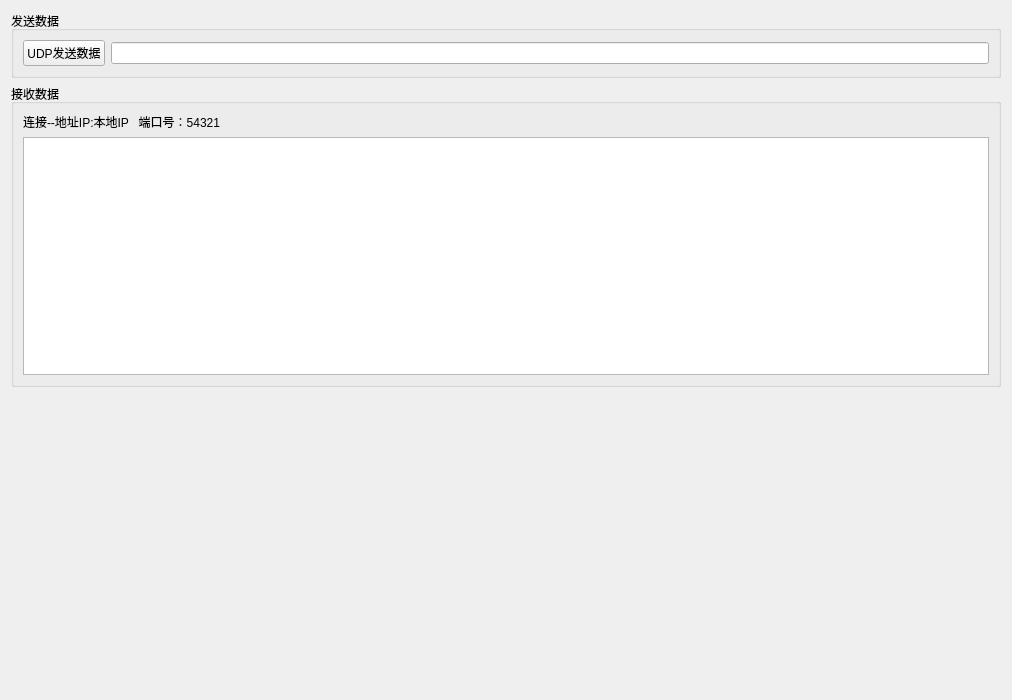
<?xml version="1.0" encoding="UTF-8"?>
<ui version="4.0">
 <class>auto_udp</class>
 <widget class="QWidget" name="auto_udp">
  <property name="geometry">
   <rect>
    <x>0</x>
    <y>0</y>
    <width>1012</width>
    <height>700</height>
   </rect>
  </property>
  <property name="windowTitle">
   <string>Form</string>
  </property>
  <layout class="QGridLayout" name="gridLayout">
   <item row="0" column="0">
    <widget class="QGroupBox" name="groupBox_2">
     <property name="title">
      <string>发送数据</string>
     </property>
     <layout class="QVBoxLayout" name="verticalLayout_2">
      <item>
       <layout class="QHBoxLayout" name="horizontalLayout">
        <item>
         <widget class="QPushButton" name="pB_UDPsend">
          <property name="text">
           <string>UDP发送数据</string>
          </property>
         </widget>
        </item>
        <item>
         <widget class="QLineEdit" name="lineEdit_sendtext"/>
        </item>
       </layout>
      </item>
     </layout>
    </widget>
   </item>
   <item row="1" column="0">
    <widget class="QGroupBox" name="groupBox">
     <property name="title">
      <string>接收数据</string>
     </property>
     <layout class="QVBoxLayout" name="verticalLayout">
      <item>
       <widget class="QLabel" name="label">
        <property name="text">
         <string>连接--地址IP:本地IP   端口号：54321</string>
        </property>
       </widget>
      </item>
      <item>
       <widget class="QTextEdit" name="textEdit_UDPrec"/>
      </item>
     </layout>
    </widget>
   </item>
   <item row="2" column="0">
    <spacer name="verticalSpacer">
     <property name="orientation">
      <enum>Qt::Vertical</enum>
     </property>
     <property name="sizeHint" stdset="0">
      <size>
       <width>20</width>
       <height>40</height>
      </size>
     </property>
    </spacer>
   </item>
  </layout>
 </widget>
 <resources/>
 <connections/>
</ui>
